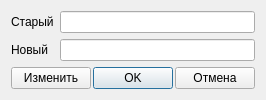
<?xml version="1.0" encoding="UTF-8"?>
<ui version="4.0">
 <class>PswDlg</class>
 <widget class="QDialog" name="PswDlg">
  <property name="windowModality">
   <enum>Qt::WindowModal</enum>
  </property>
  <property name="geometry">
   <rect>
    <x>0</x>
    <y>0</y>
    <width>249</width>
    <height>93</height>
   </rect>
  </property>
  <property name="sizePolicy">
   <sizepolicy hsizetype="Maximum" vsizetype="Maximum">
    <horstretch>0</horstretch>
    <verstretch>0</verstretch>
   </sizepolicy>
  </property>
  <property name="windowTitle">
   <string>Пароль</string>
  </property>
  <property name="windowIcon">
   <iconset resource="sensorcontrol.qrc">
    <normaloff>:/SensorControl/camera2_16.png</normaloff>:/SensorControl/camera2_16.png</iconset>
  </property>
  <layout class="QGridLayout" name="gridLayout">
   <item row="1" column="0">
    <widget class="QLabel" name="lOld">
     <property name="text">
      <string>Старый</string>
     </property>
    </widget>
   </item>
   <item row="1" column="1">
    <widget class="QLineEdit" name="leOldPsw">
     <property name="echoMode">
      <enum>QLineEdit::Password</enum>
     </property>
    </widget>
   </item>
   <item row="3" column="0" colspan="2">
    <widget class="QWidget" name="widget_2" native="true">
     <property name="sizePolicy">
      <sizepolicy hsizetype="Expanding" vsizetype="Maximum">
       <horstretch>0</horstretch>
       <verstretch>0</verstretch>
      </sizepolicy>
     </property>
     <layout class="QHBoxLayout" name="horizontalLayout_3">
      <property name="spacing">
       <number>2</number>
      </property>
      <property name="leftMargin">
       <number>0</number>
      </property>
      <property name="topMargin">
       <number>0</number>
      </property>
      <property name="rightMargin">
       <number>0</number>
      </property>
      <property name="bottomMargin">
       <number>0</number>
      </property>
      <item>
       <spacer name="horizontalSpacer">
        <property name="sizePolicy">
         <sizepolicy hsizetype="Expanding" vsizetype="Minimum">
          <horstretch>0</horstretch>
          <verstretch>0</verstretch>
         </sizepolicy>
        </property>
        <property name="orientation">
         <enum>Qt::Horizontal</enum>
        </property>
        <property name="sizeType">
         <enum>QSizePolicy::Expanding</enum>
        </property>
        <property name="sizeHint" stdset="0">
         <size>
          <width>0</width>
          <height>20</height>
         </size>
        </property>
       </spacer>
      </item>
      <item>
       <widget class="QPushButton" name="pbChange">
        <property name="text">
         <string>Изменить</string>
        </property>
       </widget>
      </item>
      <item>
       <widget class="QPushButton" name="okButton">
        <property name="sizePolicy">
         <sizepolicy hsizetype="Maximum" vsizetype="Fixed">
          <horstretch>0</horstretch>
          <verstretch>0</verstretch>
         </sizepolicy>
        </property>
        <property name="text">
         <string>OK</string>
        </property>
        <property name="default">
         <bool>true</bool>
        </property>
       </widget>
      </item>
      <item>
       <widget class="QPushButton" name="cancelButton">
        <property name="sizePolicy">
         <sizepolicy hsizetype="Maximum" vsizetype="Fixed">
          <horstretch>0</horstretch>
          <verstretch>0</verstretch>
         </sizepolicy>
        </property>
        <property name="text">
         <string>Отмена</string>
        </property>
        <property name="default">
         <bool>false</bool>
        </property>
       </widget>
      </item>
     </layout>
    </widget>
   </item>
   <item row="2" column="0">
    <widget class="QLabel" name="lNew">
     <property name="text">
      <string>Новый</string>
     </property>
    </widget>
   </item>
   <item row="2" column="1">
    <widget class="QLineEdit" name="leNewPsw">
     <property name="echoMode">
      <enum>QLineEdit::Password</enum>
     </property>
    </widget>
   </item>
  </layout>
 </widget>
 <resources>
  <include location="sensorcontrol.qrc"/>
 </resources>
 <connections>
  <connection>
   <sender>okButton</sender>
   <signal>clicked()</signal>
   <receiver>PswDlg</receiver>
   <slot>accept()</slot>
   <hints>
    <hint type="sourcelabel">
     <x>278</x>
     <y>253</y>
    </hint>
    <hint type="destinationlabel">
     <x>96</x>
     <y>254</y>
    </hint>
   </hints>
  </connection>
  <connection>
   <sender>cancelButton</sender>
   <signal>clicked()</signal>
   <receiver>PswDlg</receiver>
   <slot>reject()</slot>
   <hints>
    <hint type="sourcelabel">
     <x>369</x>
     <y>253</y>
    </hint>
    <hint type="destinationlabel">
     <x>179</x>
     <y>282</y>
    </hint>
   </hints>
  </connection>
 </connections>
</ui>
